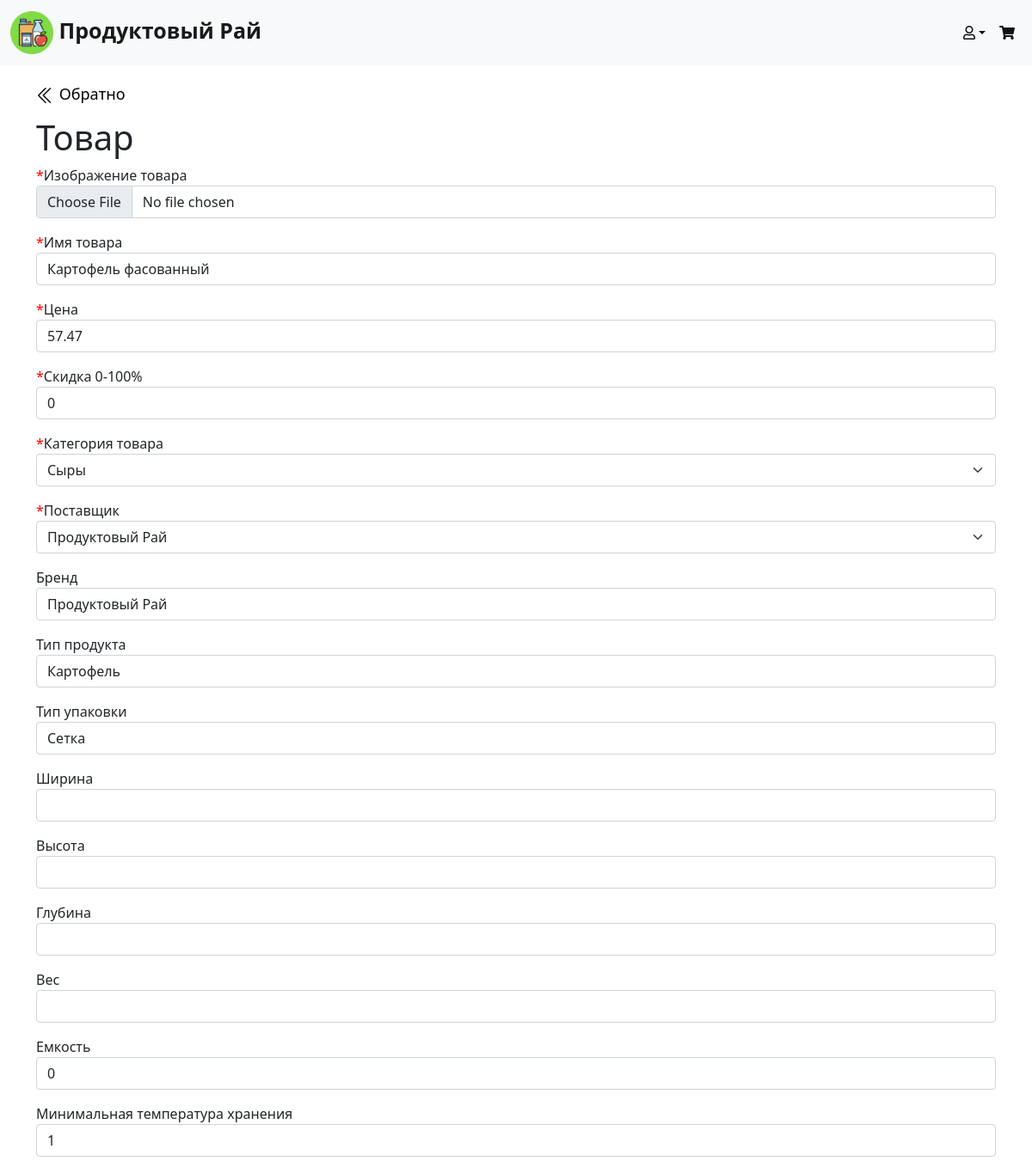
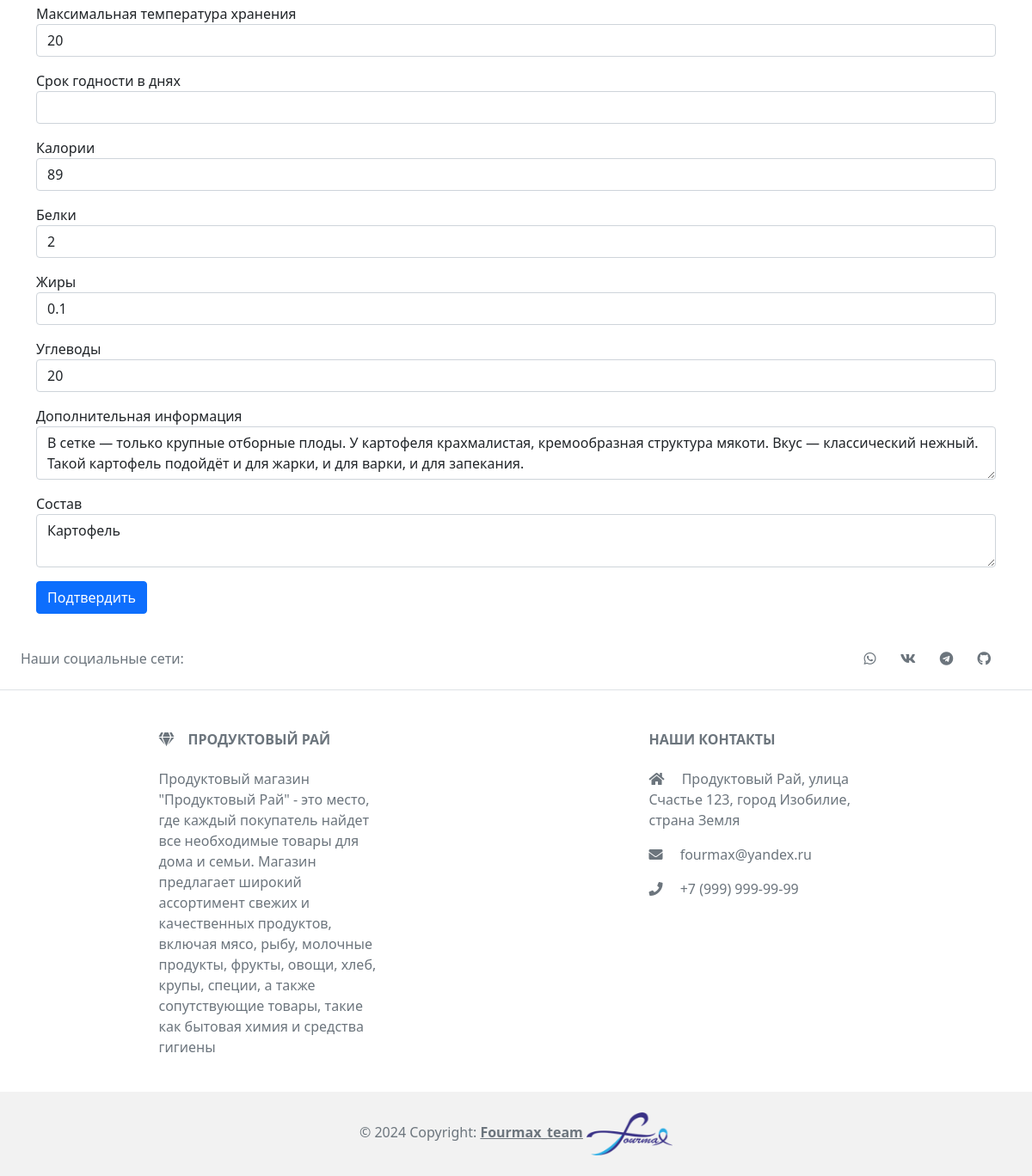
Page /update_product/1 on the committed database (2 pictures, top to bottom).
### data/items.py (models this page shows)
class Item(SqlAlchemyBase, SerializerMixin):
    __tablename__ = 'items'
    id = sqlalchemy.Column(sqlalchemy.Integer, primary_key=True,
                           autoincrement=True)
    name = sqlalchemy.Column(sqlalchemy.String, nullable=True)
    price = sqlalchemy.Column(sqlalchemy.Float, nullable=True)
    discount = sqlalchemy.Column(sqlalchemy.Float, nullable=True)
    supplier = sqlalchemy.Column(sqlalchemy.Integer,
                                 sqlalchemy.ForeignKey('suppliers.id'))
    category = sqlalchemy.Column(sqlalchemy.Integer,
                                 sqlalchemy.ForeignKey('categories.id'))
    brand = sqlalchemy.Column(sqlalchemy.String, nullable=True)
    type = sqlalchemy.Column(sqlalchemy.String, nullable=True)
    type_of_packing = sqlalchemy.Column(sqlalchemy.String, nullable=True)
    width = sqlalchemy.Column(sqlalchemy.String, nullable=True)
    height = sqlalchemy.Column(sqlalchemy.String, nullable=True)
    depth = sqlalchemy.Column(sqlalchemy.String, nullable=True)
    weight = sqlalchemy.Column(sqlalchemy.String, nullable=True)
    capacity = sqlalchemy.Column(sqlalchemy.String, nullable=True)
    min_temp = sqlalchemy.Column(sqlalchemy.String, nullable=True)
    max_temp = sqlalchemy.Column(sqlalchemy.String, nullable=True)
    expiration_date = sqlalchemy.Column(sqlalchemy.String, nullable=True)
    calories = sqlalchemy.Column(sqlalchemy.String, nullable=True)
    squirrels = sqlalchemy.Column(sqlalchemy.String, nullable=True)
    fats = sqlalchemy.Column(sqlalchemy.String, nullable=True)
    carbohydrates = sqlalchemy.Column(sqlalchemy.String, nullable=True)
    description = sqlalchemy.Column(sqlalchemy.String, nullable=True)
    composition = sqlalchemy.Column(sqlalchemy.String, nullable=True)
    categories = orm.relationship('Category')
    suppliers = orm.relationship('Supplier')

### server.py (the view, shortened to what this page needs)
@app.route("/update_product/<int:item_id>", methods=['GET', 'POST'])
def update_product_page(item_id):
    form = AddProductForm()
    if request.method == "GET":
        db_sess = db_session.create_session()
        item = db_sess.query(Item).filter(Item.id == item_id).first()
        if item:
            form.name.data = item.name
            form.cost.data = item.price
            form.discount.data = item.discount
            form.category.data = item.category
            form.supplier.data = item.supplier
            form.brand.data = item.brand
            form.type.data = item.type
            form.type_of_packing.data = item.type_of_packing
            form.width.data = item.width
            form.height.data = item.height
            form.depth.data = item.depth
            form.weight.data = item.weight
            form.capacity.data = item.capacity
            form.min_temp.data = item.min_temp
            form.max_temp.data = item.max_temp
            form.expiration_date.data = item.expiration_date
            form.calories.data = item.calories
            form.squirrels.data = item.squirrels
            form.fats.data = item.fats
            form.carbohydrates.data = item.carbohydrates
            form.extra_information.data = item.description
            form.composition.data = item.composition
        else:
            abort(404)
    return render_template(
        'add_product.html', title='Редактирование товара',
        host_data=request.host, form=form
    )

### data/db_session.py (called while the page is built)
def create_session() -> Session:
    global __factory
    return __factory()

### templates/add_product.html (shortened to what this page needs)
{% extends "base.html" %}
{% block content %}
    <div class="return-to-catalog" style="padding-top: 20px;">
        <a href="/admin">
        </a>
        <a href="/admin">Обратно</a>
    </div>
    <h1>Товар</h1>
    <form action="" method="post" enctype="multipart/form-data">
        <p>
            <span class="req-marker">*</span>{{ form.product_image.label
            }}<br>
            {{ form.product_image(class="form-control", accept=".png") }}
        </p>
        <p>
            <span class="req-marker">*</span>{{ form.name.label }}<br>
            {{ form.name(class="form-control") }}
        </p>
        <p>
            <span class="req-marker">*</span>{{ form.cost.label }}<br>
            {{ form.cost(class="form-control") }}
        </p>
        <p>
            <span class="req-marker">*</span>{{ form.discount.label }}<br>
            {{ form.discount(class="form-control") }}
        </p>
        <p>
            <span class="req-marker">*</span>{{ form.category.label }}<br>
            {{ form.category(class="form-select") }}
        </p>
        <p>
            <span class="req-marker">*</span>{{ form.supplier.label }}<br>
            {{ form.supplier(class="form-select") }}
        </p>
        <p>
            {{ form.brand.label }}<br>
            {{ form.brand(class="form-control") }}
        </p>
        <p>
            {{ form.type.label }}<br>
            {{ form.type(class="form-control") }}
        </p>
        <p>
            {{ form.type_of_packing.label }}<br>
            {{ form.type_of_packing(class="form-control") }}
        </p>
        <p>
            {{ form.width.label }}<br>
            {{ form.width(class="form-control") }}
        </p>
        <p>
            {{ form.height.label }}<br>
            {{ form.height(class="form-control") }}
        </p>
        <p>
            {{ form.depth.label }}<br>
            {{ form.depth(class="form-control") }}
        </p>
        <p>
            {{ form.weight.label }}<br>
            {{ form.weight(class="form-control") }}
        </p>
        <p>
            {{ form.capacity.label }}<br>
            {{ form.capacity(class="form-control") }}
        </p>
        <p>
            {{ form.min_temp.label }}<br>
            {{ form.min_temp(class="form-control") }}
        </p>
        <p>
            {{ form.max_temp.label }}<br>
            {{ form.max_temp(class="form-control") }}
        </p>
        <p>
            {{ form.expiration_date.label }}<br>
            {{ form.expiration_date(class="form-control") }}
        </p>
        <p>
            {{ form.calories.label }}<br>
            {{ form.calories(class="form-control") }}
        </p>
        <p>
            {{ form.squirrels.label }}<br>
            {{ form.squirrels(class="form-control") }}
        </p>
        <p>
            {{ form.fats.label }}<br>
            {{ form.fats(class="form-control") }}
        </p>
        <p>
            {{ form.carbohydrates.label }}<br>
            {{ form.carbohydrates(class="form-control") }}
        </p>
        <p>
            {{ form.extra_information.label }}<br>
            {{ form.extra_information(class="form-control") }}
        </p>
        <p>
            {{ form.composition.label }}<br>
            {{ form.composition(class="form-control") }}
        </p>
        <p>{{ form.submit(type="submit", class="btn btn-primary") }}</p>
    </form>
{% endblock %}

### static/css/style.css (style rules this page uses)
* { scrollbar-width: 3px; scrollbar-color: #c1c1c1 #f1f1f1; }
.return-to-catalog { height: 60px; }
.return-to-catalog a { color: black; font-size: 18px; font-weight: 450; text-decoration: none; }
.return-to-catalog svg { width: 22px; height: 22px; }
.req-marker { color: red; }

### rows in the picture
Item: name "Картофель фасованный", discount "0", category "Сыры", supplier "Продуктовый Рай", brand "Продуктовый Рай", type "Картофель", type_of_packing "Сетка", capacity "0", min_temp "1", max_temp "20", calories "89", squirrels "2", fats "0.1", carbohydrates "20", composition "Картофель"
